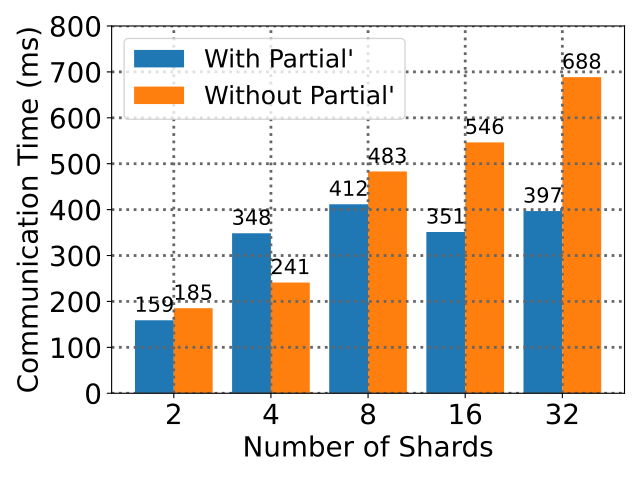

Here is the Python script that generated this plot:
import util
import matplotlib
import matplotlib.pyplot as plt
import numpy as np
import pandas as pd
import sys

plt.grid(True, color='#666666', linestyle = ":", linewidth = "2")

shards = [2,4,8,16,32]

to1 = []
to2 = []
for member_cnt in [4]:
    for shard_cnt in shards:
        logdir = "meepo128/"+str(shard_cnt)+"x"+str(member_cnt)+"_shop_"
        avg_withdraw_time = util.get_withdrawtime(logdir)
        to1.append(avg_withdraw_time)
        print(shard_cnt, member_cnt, avg_withdraw_time)

        logdir = "meepo128/"+str(shard_cnt)+"x"+str(member_cnt)+"_shop2_"
        avg_withdraw_time = util.get_withdrawtime(logdir)
        to2.append(avg_withdraw_time)
        print(shard_cnt, member_cnt, avg_withdraw_time)


labels = ['2', '4', '8', '16', '32']

def autolabel(rects):
    """Attach a text label above each bar in *rects*, displaying its height."""
    for rect in rects:
        height = rect.get_height()
        plt.annotate('{:.0f}'.format(height),
                    xy=(rect.get_x() + rect.get_width() / 2, height),
                    xytext=(0, 3),  # 3 points vertical offset
                    textcoords="offset points",
                    # weight="semibold",
                    ha='center', va='bottom', fontsize=15)


x = np.arange(len(labels))  # the label locations
width = 0.4  # the width of the bars


rects1 = plt.bar(x - 0.5*width, to1, width, label='With Partial\'')
rects2 = plt.bar(x + 0.5*width, to2, width, label='Without Partial\'')

autolabel(rects1)
autolabel(rects2)

# Add some text for labels, title and custom x-axis tick labels, etc.
plt.ylabel('Communication Time (ms)', fontsize=20)
plt.xlabel('Number of Shards', fontsize=20)
plt.xticks(ticks=x, labels=labels, fontsize=20)
plt.yticks(fontsize=20)
plt.ylim(0, 800)
plt.legend(loc=2, ncol=1, fontsize=18)#图例及位置： 1右上角，2 左上角 loc函数可不写 0为最优 ncol为标签有几列

plt.tight_layout()

import sys
plt.savefig(sys.argv[0][:-3]+".pdf")
plt.savefig("png/"+sys.argv[0][:-3]+".png")
